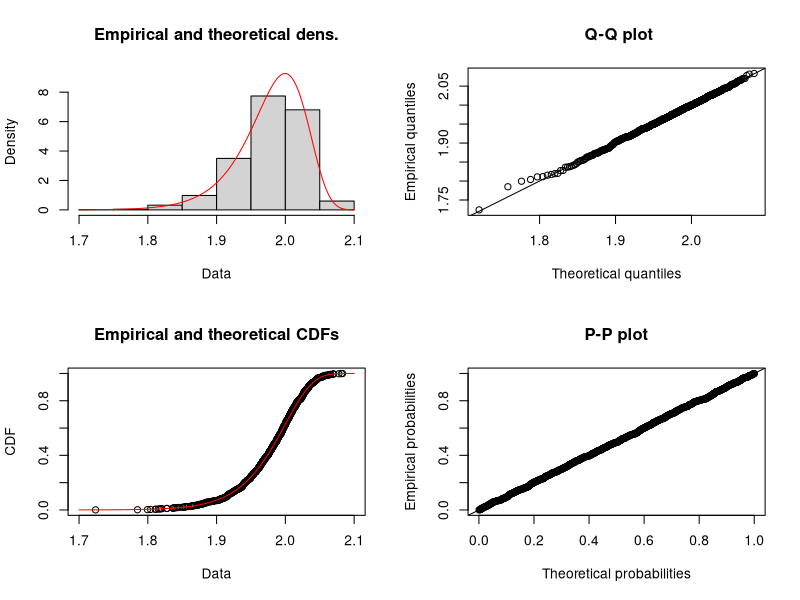

This figure's R source:

library(fitdistrplus)
library(ggplot2)

# α = scale β = shape
# Generate random data from a Weibull distribution
set.seed(123)
weibull_data <- rweibull(n = 1000, shape = 50, scale = 2)

# Display the first few values
head(weibull_data)

# Plot histogram with density / pdf

p <- ggplot(data.frame(weibull_data), aes(x = weibull_data)) +
  geom_histogram(aes(y = ..density..), bins = 30, color = "black", fill = "skyblue") +
  stat_function(fun = dweibull, args = list(shape = 50, scale = 2), color = "red", size = 1) +
  labs(title = "Weibull Distribution (α=2, β=50)", x = "Values", y = "Density") +
  theme_minimal()


# Fit a Weibull distribution to the generated data
fit <- fitdist(weibull_data, "weibull")

# Display the estimated parameters
print(fit)

# Plot the fitted distribution
plot(fit)
